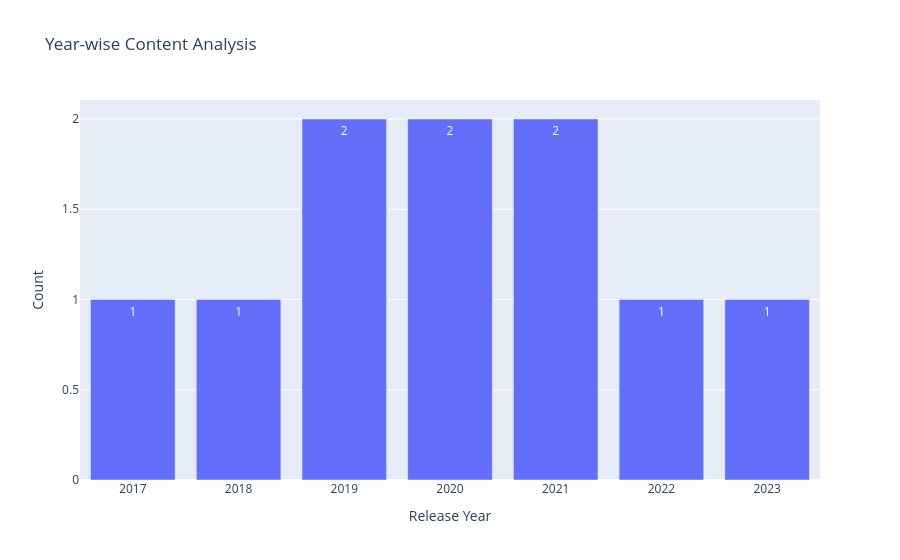

Here is the notebook cell this chart was saved with:
### Markdown cell above
### Year-wise Content Analysis

This analysis shows the number of Netflix titles released in each year and helps identify the years with higher content releases.

### Code cell
year_count = df['release_year'].value_counts().sort_index().reset_index()
year_count.columns = ['Release Year','Count']

fig = px.bar(
    year_count,
    x ='Release Year',
    y ='Count',
    title ='Year-wise Content Analysis',
    text ='Count'

)
fig.show()

### Figure 1 — Plotly figure (JSON) as saved in the notebook; plotly's stock layout.template omitted (floating-point values rounded to 4 significant figures)
{"data": [{"hovertemplate": "Release Year=%{x}<br>Count=%{text}<extra></extra>", "legendgroup": "", "marker": {"color": "#636efa", "pattern": {"shape": ""}}, "name": "", "orientation": "v", "showlegend": false, "text": [1.0, 1.0, 2.0, 2.0, 2.0, 1.0, 1.0], "textposition": "auto", "type": "bar", "x": [2017, 2018, 2019, 2020, 2021, 2022, 2023], "xaxis": "x", "y": [1, 1, 2, 2, 2, 1, 1], "yaxis": "y"}], "layout": {"barmode": "relative", "legend": {"tracegroupgap": 0}, "title": {"text": "Year-wise Content Analysis"}, "xaxis": {"anchor": "y", "domain": [0, 1], "title": {"text": "Release Year"}}, "yaxis": {"anchor": "x", "domain": [0, 1], "title": {"text": "Count"}}}}
